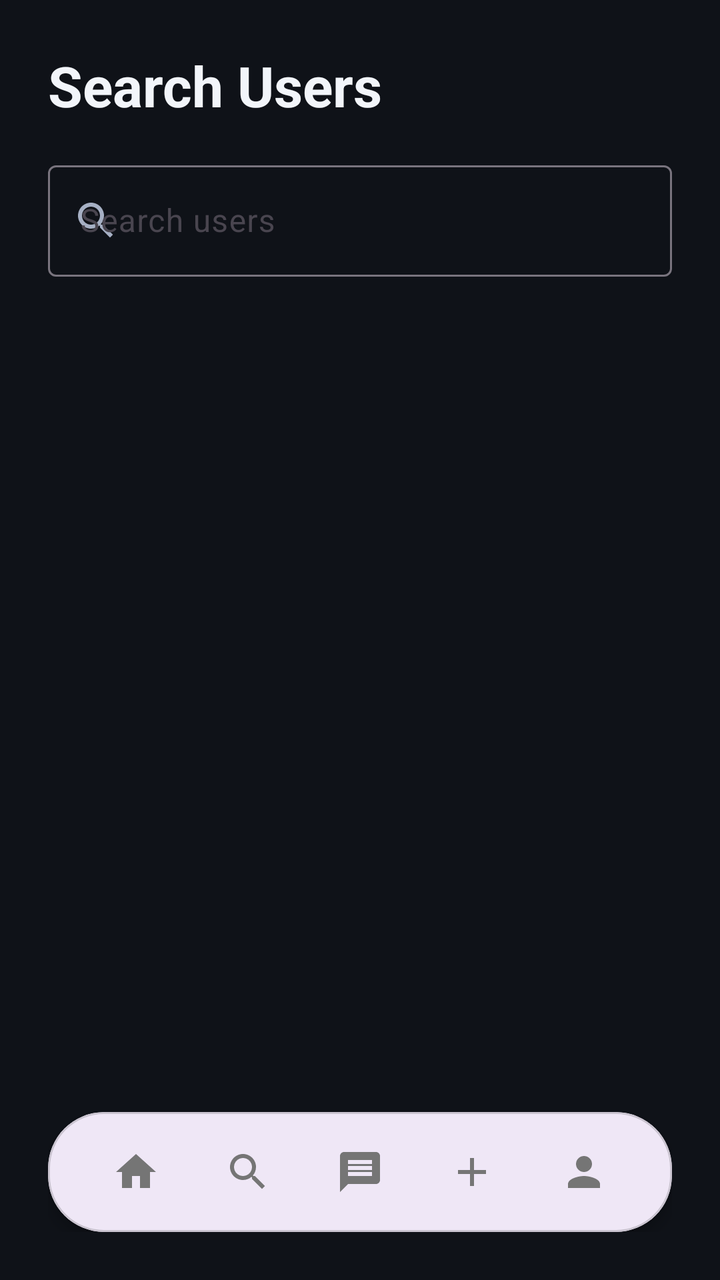
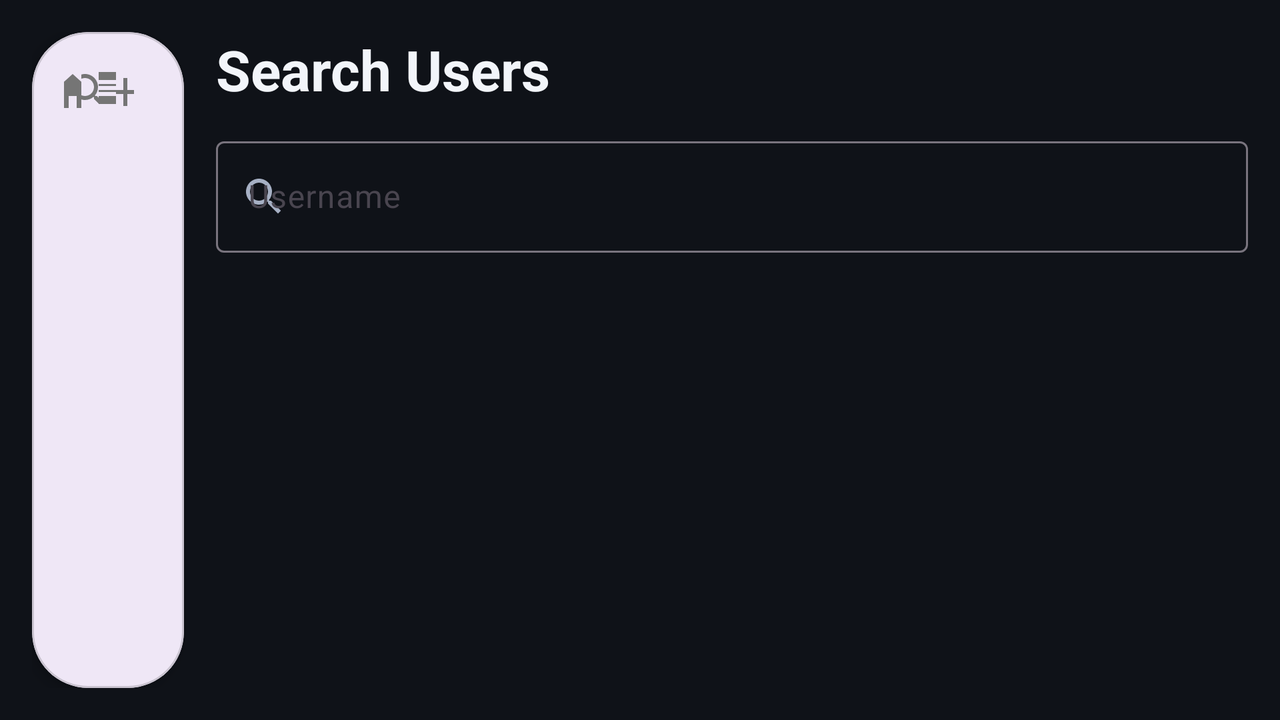

The same Android screen from two of the app's own layout files: first res/layout/ as a phone draws it, then the repository's variant for another configuration, drawn on a device whose configuration selects that folder. Both files follow.
<!-- AndroidManifest.xml: activity theme Theme.CS4084_Group_8 -->
<!-- res/layout/activity_search.xml -->
<?xml version="1.0" encoding="utf-8"?>
<androidx.constraintlayout.widget.ConstraintLayout
    xmlns:android="http://schemas.android.com/apk/res/android"
    xmlns:app="http://schemas.android.com/apk/res-auto"
    android:layout_width="match_parent"
    android:layout_height="match_parent"
    android:background="@color/route_log_screen_bg"
    android:padding="24dp">

    <TextView
        android:id="@+id/tvSearchTitle"
        android:layout_width="wrap_content"
        android:layout_height="wrap_content"
        android:text="Search Users"
        android:textColor="@color/route_log_text_primary"
        android:textSize="28sp"
        android:textStyle="bold"
        app:layout_constraintStart_toStartOf="parent"
        app:layout_constraintTop_toTopOf="parent" />

    <com.google.android.material.textfield.TextInputLayout
        android:id="@+id/tilSearch"
        style="@style/Widget.Material3.TextInputLayout.OutlinedBox"
        android:layout_width="0dp"
        android:layout_height="wrap_content"
        android:layout_marginTop="16dp"
        android:hint="Search users"
        app:endIconMode="clear_text"
        app:layout_constraintEnd_toEndOf="parent"
        app:layout_constraintStart_toStartOf="parent"
        app:layout_constraintTop_toBottomOf="@id/tvSearchTitle"
        app:startIconDrawable="@drawable/ic_search"
        app:startIconTint="@color/route_log_text_secondary">

        <com.google.android.material.textfield.TextInputEditText
            android:id="@+id/etSearch"
            android:layout_width="match_parent"
            android:layout_height="wrap_content"
            android:inputType="text"
            android:textColor="@color/route_log_text_primary"
            android:textColorHint="@color/route_log_text_secondary" />
    </com.google.android.material.textfield.TextInputLayout>

    <androidx.recyclerview.widget.RecyclerView
        android:id="@+id/rvSearchResults"
        android:layout_width="0dp"
        android:layout_height="0dp"
        android:layout_marginTop="12dp"
        app:layout_constraintBottom_toTopOf="@id/bottomNavCard"
        app:layout_constraintEnd_toEndOf="parent"
        app:layout_constraintStart_toStartOf="parent"
        app:layout_constraintTop_toBottomOf="@id/tilSearch" />

    <TextView
        android:id="@+id/tvNoResults"
        android:layout_width="wrap_content"
        android:layout_height="wrap_content"
        android:layout_marginTop="32dp"
        android:text="No users found"
        android:textColor="@color/route_log_text_secondary"
        android:visibility="gone"
        app:layout_constraintEnd_toEndOf="parent"
        app:layout_constraintStart_toStartOf="parent"
        app:layout_constraintTop_toBottomOf="@id/tilSearch" />

    <include
        layout="@layout/bottom_nav"
        android:layout_width="0dp"
        android:layout_height="wrap_content"
        app:layout_constraintBottom_toBottomOf="parent"
        app:layout_constraintEnd_toEndOf="parent"
        app:layout_constraintStart_toStartOf="parent" />

</androidx.constraintlayout.widget.ConstraintLayout>
<!-- res/layout/bottom_nav.xml (included above) -->
<?xml version="1.0" encoding="utf-8"?>
<com.google.android.material.card.MaterialCardView
    xmlns:android="http://schemas.android.com/apk/res/android"
    xmlns:app="http://schemas.android.com/apk/res-auto"
    android:id="@+id/bottomNavCard"
    android:layout_width="0dp"
    android:layout_height="wrap_content"
    android:layout_marginBottom="24dp"
    app:cardCornerRadius="28dp"
    app:cardElevation="4dp"
    app:layout_constraintBottom_toBottomOf="parent"
    app:layout_constraintEnd_toEndOf="parent"
    app:layout_constraintStart_toStartOf="parent">

    <LinearLayout
        android:layout_width="match_parent"
        android:layout_height="wrap_content"
        android:gravity="center_vertical"
        android:orientation="horizontal"
        android:paddingHorizontal="16dp"
        android:paddingVertical="8dp">

        <ImageButton
            android:id="@+id/btnNavHome"
            android:layout_width="0dp"
            android:layout_height="44dp"
            android:layout_weight="1"
            android:background="?attr/selectableItemBackgroundBorderless"
            android:contentDescription="Home"
            android:src="@drawable/ic_home" />

        <ImageButton
            android:id="@+id/btnNavSearch"
            android:layout_width="0dp"
            android:layout_height="44dp"
            android:layout_weight="1"
            android:background="?attr/selectableItemBackgroundBorderless"
            android:contentDescription="Search"
            android:src="@drawable/ic_search" />

        <ImageButton
            android:id="@+id/btnNavMessages"
            android:layout_width="0dp"
            android:layout_height="44dp"
            android:layout_weight="1"
            android:background="?attr/selectableItemBackgroundBorderless"
            android:contentDescription="Messages"
            android:src="@drawable/ic_message" />

        <ImageButton
            android:id="@+id/btnNavCreatePost"
            android:layout_width="0dp"
            android:layout_height="44dp"
            android:layout_weight="1"
            android:background="?attr/selectableItemBackgroundBorderless"
            android:contentDescription="Create post"
            android:src="@drawable/ic_add" />

        <com.google.android.material.imageview.ShapeableImageView
            android:id="@+id/ivNavProfile"
            android:layout_width="0dp"
            android:layout_height="44dp"
            android:layout_weight="1"
            android:background="?attr/selectableItemBackgroundBorderless"
            android:clickable="true"
            android:contentDescription="Open profile"
            android:focusable="true"
            android:padding="8dp"
            android:scaleType="centerInside"
            android:src="@drawable/ic_person"
            app:shapeAppearanceOverlay="@style/ShapeAppearance.CS4084.Circle" />
    </LinearLayout>
</com.google.android.material.card.MaterialCardView>
<!-- resources referenced by this layout -->
<resources>
  <color name="route_log_screen_bg">#0F1218</color>
  <color name="route_log_text_primary">#F2F5FA</color>
  <color name="route_log_text_secondary">#A6B0C4</color>
  <!-- drawable ic_add (drawable) -->
  <vector xmlns:android="http://schemas.android.com/apk/res/android"
      android:width="24dp"
      android:height="24dp"
      android:viewportWidth="24"
      android:viewportHeight="24">
    <path
        android:fillColor="#757575"
        android:pathData="M19,13h-6v6h-2v-6H5v-2h6V5h2v6h6v2z"/>
  </vector>
  <!-- drawable ic_home (drawable) -->
  <vector xmlns:android="http://schemas.android.com/apk/res/android"
      android:width="24dp"
      android:height="24dp"
      android:viewportWidth="24"
      android:viewportHeight="24">
    <path
        android:fillColor="#757575"
        android:pathData="M10,20V14H14V20H19V12H22L12,3L2,12H5V20H10Z"/>
  </vector>
  <!-- drawable ic_message (drawable) -->
  <?xml version="1.0" encoding="utf-8"?>
  <vector xmlns:android="http://schemas.android.com/apk/res/android"
      android:width="24dp"
      android:height="24dp"
      android:viewportWidth="24"
      android:viewportHeight="24">
      <path
          android:fillColor="#757575"
          android:pathData="M20,2L4,2c-1.1,0 -2,0.9 -2,2v18l4,-4h14c1.1,0 2,-0.9 2,-2L22,4c0,-1.1 -0.9,-2 -2,-2zM18,14L6,14v-2h12v2zM18,11L6,11L6,9h12v2zM18,8L6,8L6,6h12v2z"/>
  </vector>
  <!-- drawable ic_person (drawable) -->
  <vector xmlns:android="http://schemas.android.com/apk/res/android"
      android:width="24dp"
      android:height="24dp"
      android:viewportWidth="24"
      android:viewportHeight="24">
    <path
        android:fillColor="#757575"
        android:pathData="M12,12c2.21,0 4,-1.79 4,-4s-1.79,-4 -4,-4 -4,1.79 -4,4 1.79,4 4,4zM12,14c-2.67,0 -8,1.34 -8,4v2h16v-2c0,-2.66 -5.33,-4 -8,-4z"/>
  </vector>
  <!-- drawable ic_search (drawable) -->
  <vector xmlns:android="http://schemas.android.com/apk/res/android"
      android:width="24dp"
      android:height="24dp"
      android:viewportWidth="24"
      android:viewportHeight="24">
    <path
        android:fillColor="#757575"
        android:pathData="M15.5,14h-0.79l-0.28,-0.27C15.41,12.59 16,11.11 16,9.5 16,5.91 13.09,3 9.5,3S3,5.91 3,9.5 5.91,16 9.5,16c1.61,0 3.09,-0.59 4.23,-1.57l0.27,0.28v0.79l5,4.99L20.49,19l-4.99,-5zM9.5,14C7.01,14 5,11.99 5,9.5S7.01,5 9.5,5 14,7.01 14,9.5 11.99,14 9.5,14z"/>
  </vector>
  <style name="ShapeAppearance.CS4084.Circle" parent="">
          <item name="cornerFamily">rounded</item>
          <item name="cornerSize">50%</item>
      </style>
  <!-- from res/values-v23/ -->
  <style name="Theme.CS4084_Group_8" parent="Base.Theme.CS4084_Group_8">
          
          <item name="android:navigationBarColor">@android:color/transparent</item>
          <item name="android:statusBarColor">@android:color/transparent</item>
          <item name="android:windowLightStatusBar">?attr/isLightTheme</item>
      </style>
  <style name="Base.Theme.CS4084_Group_8" parent="Theme.Material3.DayNight.NoActionBar">
          
          
      </style>
</resources>
<!-- res/layout-land/activity_search.xml (the repository's variant of the layout above) -->
<!-- drawn on the phone turned sideways -->
<?xml version="1.0" encoding="utf-8"?>
<androidx.constraintlayout.widget.ConstraintLayout
    xmlns:android="http://schemas.android.com/apk/res/android"
    xmlns:app="http://schemas.android.com/apk/res-auto"
    android:layout_width="match_parent"
    android:layout_height="match_parent"
    android:background="@color/route_log_screen_bg"
    android:padding="16dp">

    <include
        layout="@layout/bottom_nav"
        android:layout_width="@dimen/land_nav_width"
        android:layout_height="0dp"
        app:layout_constraintBottom_toBottomOf="parent"
        app:layout_constraintStart_toStartOf="parent"
        app:layout_constraintTop_toTopOf="parent" />

    <androidx.core.widget.NestedScrollView
        android:layout_width="0dp"
        android:layout_height="0dp"
        android:layout_marginStart="16dp"
        android:fillViewport="true"
        app:layout_constraintBottom_toBottomOf="parent"
        app:layout_constraintEnd_toEndOf="parent"
        app:layout_constraintStart_toEndOf="@id/bottomNavCard"
        app:layout_constraintTop_toTopOf="parent">

        <LinearLayout
            android:layout_width="match_parent"
            android:layout_height="wrap_content"
            android:orientation="vertical">

            <TextView
                android:id="@+id/tvSearchTitle"
                android:layout_width="wrap_content"
                android:layout_height="wrap_content"
                android:text="Search Users"
                android:textColor="@color/route_log_text_primary"
                android:textSize="28sp"
                android:textStyle="bold" />

            <com.google.android.material.textfield.TextInputLayout
                android:id="@+id/tilSearch"
                style="@style/Widget.Material3.TextInputLayout.OutlinedBox"
                android:layout_width="match_parent"
                android:layout_height="wrap_content"
                android:layout_marginTop="12dp"
                android:hint="Username"
                app:endIconMode="clear_text"
                app:startIconDrawable="@drawable/ic_search"
                app:startIconTint="@color/route_log_text_secondary">

                <com.google.android.material.textfield.TextInputEditText
                    android:id="@+id/etSearch"
                    android:layout_width="match_parent"
                    android:layout_height="wrap_content"
                    android:inputType="text"
                    android:textColor="@color/route_log_text_primary"
                    android:textColorHint="@color/route_log_text_secondary" />
            </com.google.android.material.textfield.TextInputLayout>

            <TextView
                android:id="@+id/tvNoResults"
                android:layout_width="match_parent"
                android:layout_height="wrap_content"
                android:layout_marginTop="16dp"
                android:gravity="center_horizontal"
                android:text="No users found"
                android:textColor="@color/route_log_text_secondary"
                android:visibility="gone" />

            <androidx.recyclerview.widget.RecyclerView
                android:id="@+id/rvSearchResults"
                android:layout_width="match_parent"
                android:layout_height="wrap_content"
                android:layout_marginTop="10dp"
                android:nestedScrollingEnabled="false" />
        </LinearLayout>
    </androidx.core.widget.NestedScrollView>

</androidx.constraintlayout.widget.ConstraintLayout>
<!-- resources referenced by the variant -->
<!-- as the phone turned sideways resolves them -->
<resources>
  <color name="route_log_screen_bg">#0F1218</color>
  <color name="route_log_text_primary">#F2F5FA</color>
  <color name="route_log_text_secondary">#A6B0C4</color>
  <!-- from res/values-land/ -->
  <dimen name="land_nav_width">76dp</dimen>
  <!-- drawable ic_add (drawable) -->
  <vector xmlns:android="http://schemas.android.com/apk/res/android"
      android:width="24dp"
      android:height="24dp"
      android:viewportWidth="24"
      android:viewportHeight="24">
    <path
        android:fillColor="#757575"
        android:pathData="M19,13h-6v6h-2v-6H5v-2h6V5h2v6h6v2z"/>
  </vector>
  <!-- drawable ic_home (drawable) -->
  <vector xmlns:android="http://schemas.android.com/apk/res/android"
      android:width="24dp"
      android:height="24dp"
      android:viewportWidth="24"
      android:viewportHeight="24">
    <path
        android:fillColor="#757575"
        android:pathData="M10,20V14H14V20H19V12H22L12,3L2,12H5V20H10Z"/>
  </vector>
  <!-- drawable ic_message (drawable) -->
  <?xml version="1.0" encoding="utf-8"?>
  <vector xmlns:android="http://schemas.android.com/apk/res/android"
      android:width="24dp"
      android:height="24dp"
      android:viewportWidth="24"
      android:viewportHeight="24">
      <path
          android:fillColor="#757575"
          android:pathData="M20,2L4,2c-1.1,0 -2,0.9 -2,2v18l4,-4h14c1.1,0 2,-0.9 2,-2L22,4c0,-1.1 -0.9,-2 -2,-2zM18,14L6,14v-2h12v2zM18,11L6,11L6,9h12v2zM18,8L6,8L6,6h12v2z"/>
  </vector>
  <!-- drawable ic_person (drawable) -->
  <vector xmlns:android="http://schemas.android.com/apk/res/android"
      android:width="24dp"
      android:height="24dp"
      android:viewportWidth="24"
      android:viewportHeight="24">
    <path
        android:fillColor="#757575"
        android:pathData="M12,12c2.21,0 4,-1.79 4,-4s-1.79,-4 -4,-4 -4,1.79 -4,4 1.79,4 4,4zM12,14c-2.67,0 -8,1.34 -8,4v2h16v-2c0,-2.66 -5.33,-4 -8,-4z"/>
  </vector>
  <!-- drawable ic_search (drawable) -->
  <vector xmlns:android="http://schemas.android.com/apk/res/android"
      android:width="24dp"
      android:height="24dp"
      android:viewportWidth="24"
      android:viewportHeight="24">
    <path
        android:fillColor="#757575"
        android:pathData="M15.5,14h-0.79l-0.28,-0.27C15.41,12.59 16,11.11 16,9.5 16,5.91 13.09,3 9.5,3S3,5.91 3,9.5 5.91,16 9.5,16c1.61,0 3.09,-0.59 4.23,-1.57l0.27,0.28v0.79l5,4.99L20.49,19l-4.99,-5zM9.5,14C7.01,14 5,11.99 5,9.5S7.01,5 9.5,5 14,7.01 14,9.5 11.99,14 9.5,14z"/>
  </vector>
  <style name="ShapeAppearance.CS4084.Circle" parent="">
          <item name="cornerFamily">rounded</item>
          <item name="cornerSize">50%</item>
      </style>
  <!-- from res/values-v23/ -->
  <style name="Theme.CS4084_Group_8" parent="Base.Theme.CS4084_Group_8">
          
          <item name="android:navigationBarColor">@android:color/transparent</item>
          <item name="android:statusBarColor">@android:color/transparent</item>
          <item name="android:windowLightStatusBar">?attr/isLightTheme</item>
      </style>
  <style name="Base.Theme.CS4084_Group_8" parent="Theme.Material3.DayNight.NoActionBar">
          
          
      </style>
</resources>
